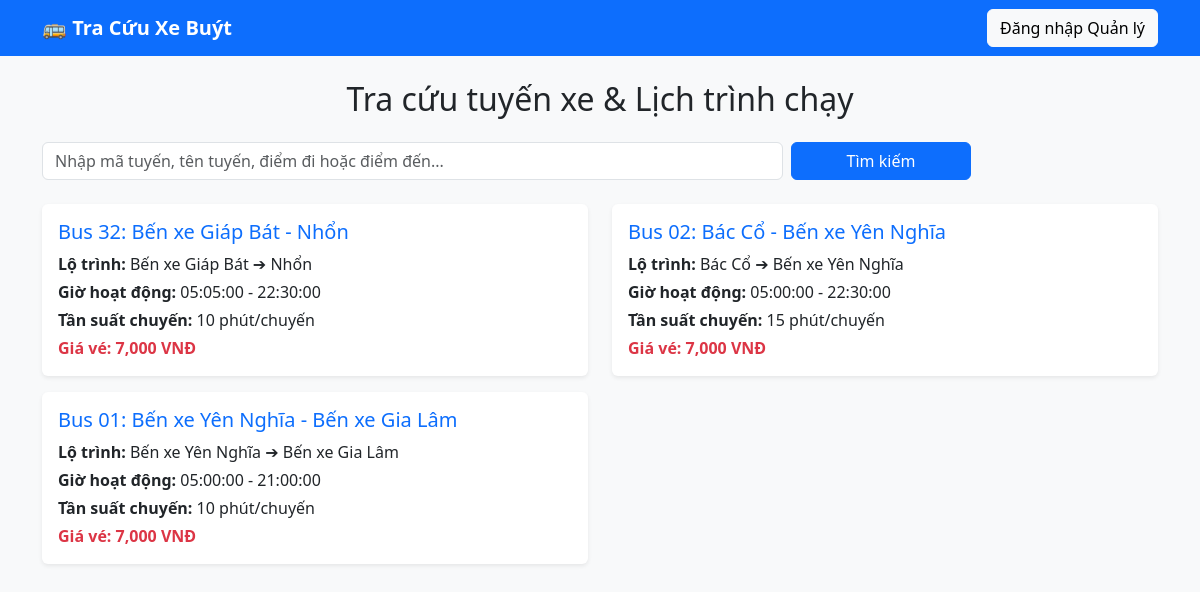
The page / on the database its author committed.
### tables this page shows
CREATE TABLE IF NOT EXISTS routes (
    id INT AUTO_INCREMENT PRIMARY KEY,
    route_code VARCHAR(20) NOT NULL UNIQUE,
    route_name VARCHAR(150) NOT NULL,
    start_station VARCHAR(100) NOT NULL,
    end_station VARCHAR(100) NOT NULL,
    start_time TIME NOT NULL,
    end_time TIME NOT NULL,
    ticket_price INT NOT NULL,
    interval_minutes INT NOT NULL
);

### index.php (the view, shortened to what this page needs)
<?php
require_once __DIR__ . '/config/database.php';
$search = $_GET['search'] ?? '';
if (!empty($search)) {
    $stmt = $pdo->prepare("SELECT * FROM routes WHERE route_code LIKE :s OR route_name LIKE :s OR start_station LIKE :s OR end_station LIKE :s");
    $stmt->execute(['s' => "%$search%"]);
} else {
    $stmt = $pdo->query("SELECT * FROM routes ORDER BY id DESC");
}
$routes = $stmt->fetchAll(PDO::FETCH_ASSOC);
?>
<!DOCTYPE html>
<html lang="vi">
<head>
    <link href="https://cdn.jsdelivr.net/npm/bootstrap@5.3.0/dist/css/bootstrap.min.css" rel="stylesheet">
</head>
<body class="bg-light">
<nav class="navbar navbar-expand-lg navbar-dark bg-primary">
    <div class="container">
        <a class="navbar-brand fw-bold" href="index.php">🚌 Tra Cứu Xe Buýt</a>
        <div>
            <?php if (isset($_SESSION['user'])): ?>
                <a href="admin.php" class="btn btn-warning me-2">Trang quản trị</a>
                <a href="handle/logout.php" class="btn btn-outline-light">Đăng xuất</a>
            <?php else: ?>
                <a href="login.php" class="btn btn-light">Đăng nhập Quản lý</a>
            <?php endif; ?>
        </div>
    </div>
</nav>
<div class="container my-4">
    <h2 class="text-center mb-4">Tra cứu tuyến xe & Lịch trình chạy</h2>
    <form method="GET" action="index.php" class="row g-2 mb-4 justify-content::center">
        <div class="col-md-8">
            <input type="text" name="search" class="form-control" placeholder="Nhập mã tuyến, tên tuyến, điểm đi hoặc điểm đến..." value="<?= htmlspecialchars($search) ?>">
        </div>
        <div class="col-md-2">
            <button type="submit" class="btn btn-primary w-100">Tìm kiếm</button>
        </div>
    </form>
    <div class="row">
        <?php if (count($routes) > 0): ?>
            <?php foreach ($routes as $route): ?>
                <div class="col-md-6 mb-3">
                    <div class="card shadow-sm border-0">
                        <div class="card-body">
                            <h5 class="card-title text-primary font-weight-bold">
                                <?= htmlspecialchars($route['route_code']) ?>: <?= htmlspecialchars($route['route_name']) ?>
                            </h5>
                            <p class="card-text mb-1"><strong>Lộ trình:</strong> <?= htmlspecialchars($route['start_station']) ?> ➔ <?= htmlspecialchars($route['end_station']) ?></p>
                            <p class="card-text mb-1"><strong>Giờ hoạt động:</strong> <?= $route['start_time'] ?> - <?= $route['end_time'] ?></p>
                            <p class="card-text mb-1"><strong>Tần suất chuyến:</strong> <?= $route['interval_minutes'] ?> phút/chuyến</p>
                            <p class="card-text text-danger fw-bold">Giá vé: <?= number_format($route['ticket_price']) ?> VNĐ</p>
                        </div>
                    </div>
                </div>
            <?php endforeach; ?>
        <?php else: ?>
            <div class="col-12 text-center text-muted">
                <p>Không tìm thấy tuyến xe nào phù hợp!</p>
            </div>
        <?php endif; ?>
    </div>
</div>
</body>
</html>

### rows shown on the page
routes: route_code "Bus 32", route_name "Bến xe Giáp Bát - Nhổn", start_station "Bến xe Giáp Bát", end_station "Nhổn", start_time "05:05:00", end_time "22:30:00", interval_minutes "10", ticket_price "7,000"
routes: route_code "Bus 02", route_name "Bác Cổ - Bến xe Yên Nghĩa", start_station "Bác Cổ", end_station "Bến xe Yên Nghĩa", start_time "05:00:00", end_time "22:30:00", interval_minutes "15", ticket_price "7,000"
routes: route_code "Bus 01", route_name "Bến xe Yên Nghĩa - Bến xe Gia Lâm", start_station "Bến xe Yên Nghĩa", end_station "Bến xe Gia Lâm", start_time "05:00:00", end_time "21:00:00", interval_minutes "10", ticket_price "7,000"
